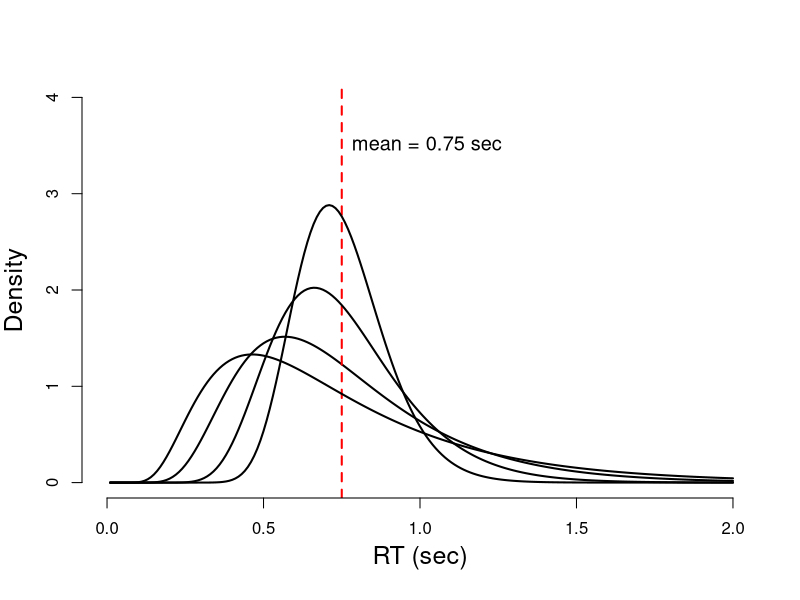
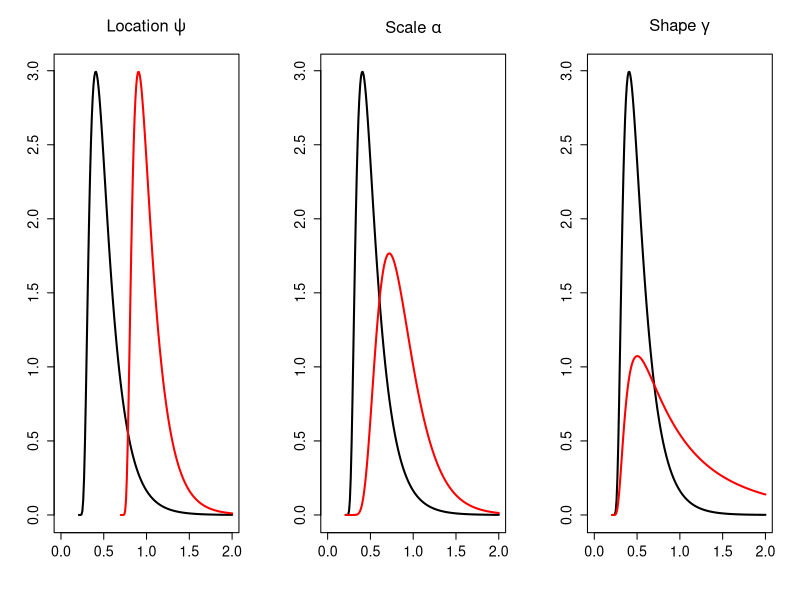

These figures' R source, in order:
# define wald density function

dwald <- function(x,alpha,gamma){
  return((alpha/(sqrt(2*pi*x^3)))*exp(-(alpha-gamma*x)^2/(2*x)))
}

#########################################
# plot multiple curves with same mean
#########################################

x<-seq(0,2,0.01)
alpha=2
# I want mu=750 for each curve.  Note that mu = alpha/gamma

y<-dwald(x,alpha=alpha, gamma=alpha/.75)

plot(x, y, type = "l", lwd = 2, main = "", ylab = "", 
     xlab = "", axes = FALSE, ylim = c(0,4), xlim = c(0, 2), cex.lab = 1.2, 
     font.lab = 2, cex.axis = 1.2, col = "black", bty = "n")

abline(v=0.75,col="red",lty=2,lwd=2)
text(0.75,3.5,"mean = 0.75 sec",pos=4,cex=1.2)
axis(1)
axis(2)
par(las = 0)
mtext("RT (sec)", side = 1, line = 2.5, cex = 1.5)
mtext("Density", side = 2, line = 2.8, cex = 1.5)

alpha=1.5
y<-dwald(x,gamma=alpha/.75,alpha=alpha)
lines(x,y,lwd=2)

alpha=3
y<-dwald(x,gamma=alpha/.75,alpha=alpha)
lines(x,y,lwd=2)

alpha=4.5
y<-dwald(x,gamma=alpha/.75,alpha=alpha)
lines(x,y,lwd=2)

# export as PDF with dimensions 8in (horizontal) by 6in (vertical)


##########################################################
# plot effects of varying location/scale/shape parameters
##########################################################

par(mfrow=c(1,3))
x=seq(0,2,0.01)
plot(x,dwald(x-0.2, alpha=1, gamma=3), 
     type="l", xlab="", ylab="", lwd=2, cex.axis=1.3, cex.main=1.5,
     main=expression(paste("Location ", psi)))     
lines(x, dwald(x-0.7, alpha=1, gamma=3), lwd=2, col="red")

plot(x,dwald(x-0.2, alpha=1, gamma=3), 
     type="l", xlab="", ylab="", lwd=2, cex.axis=1.3, cex.main=1.5,
     main=expression(paste("Scale ", alpha)))
lines(x, dwald(x-0.2, alpha=2, gamma=3), lwd=2, col="red")

plot(x,dwald(x-0.2, alpha=1, gamma=3), 
     type="l", xlab="", ylab="", lwd=2, cex.axis=1.3, cex.main=1.5,
     main=expression(paste("Shape ", gamma)))
lines(x, dwald(x-0.2, alpha=1, gamma=1), lwd=2, col="red")

# export as PDF with dimensions 8in (horizontal) by 3in (vertical)

